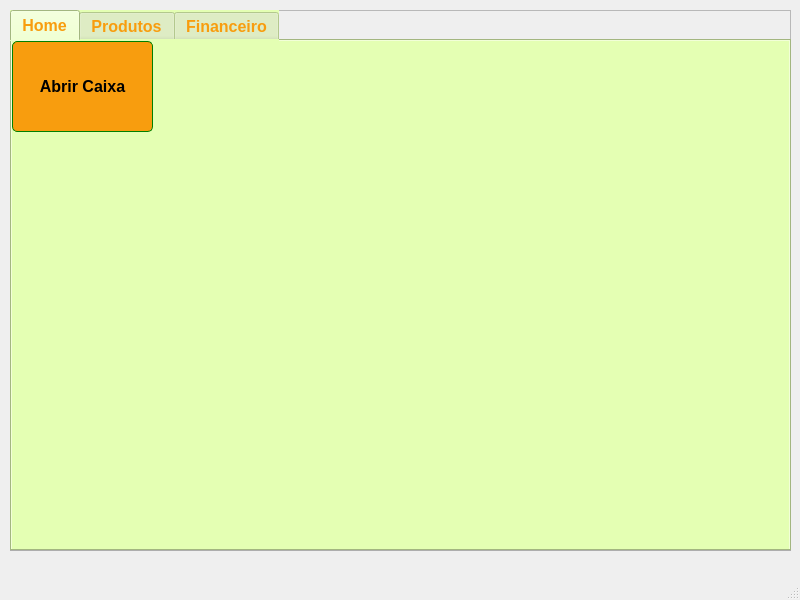
<?xml version="1.0" encoding="UTF-8"?>
<ui version="4.0">
 <class>MainWindow</class>
 <widget class="QMainWindow" name="MainWindow">
  <property name="geometry">
   <rect>
    <x>0</x>
    <y>0</y>
    <width>800</width>
    <height>600</height>
   </rect>
  </property>
  <property name="windowTitle">
   <string>MainWindow</string>
  </property>
  <widget class="QWidget" name="centralwidget">
   <widget class="QFrame" name="sistema">
    <property name="geometry">
     <rect>
      <x>10</x>
      <y>10</y>
      <width>781</width>
      <height>541</height>
     </rect>
    </property>
    <property name="frameShape">
     <enum>QFrame::Shape::StyledPanel</enum>
    </property>
    <property name="frameShadow">
     <enum>QFrame::Shadow::Raised</enum>
    </property>
    <widget class="QTabWidget" name="tabWidget">
     <property name="geometry">
      <rect>
       <x>0</x>
       <y>0</y>
       <width>781</width>
       <height>541</height>
      </rect>
     </property>
     <property name="sizeIncrement">
      <size>
       <width>0</width>
       <height>13</height>
      </size>
     </property>
     <property name="font">
      <font>
       <pointsize>12</pointsize>
       <bold>true</bold>
      </font>
     </property>
     <property name="styleSheet">
      <string notr="true">color: rgb(248, 157, 14);
background-color: rgb(228, 255, 179);</string>
     </property>
     <property name="currentIndex">
      <number>0</number>
     </property>
     <widget class="QWidget" name="tab">
      <attribute name="title">
       <string>Home</string>
      </attribute>
      <widget class="QPushButton" name="pushButton">
       <property name="enabled">
        <bool>false</bool>
       </property>
       <property name="geometry">
        <rect>
         <x>0</x>
         <y>0</y>
         <width>141</width>
         <height>91</height>
        </rect>
       </property>
       <property name="sizeIncrement">
        <size>
         <width>20</width>
         <height>0</height>
        </size>
       </property>
       <property name="font">
        <font>
         <pointsize>12</pointsize>
         <bold>true</bold>
        </font>
       </property>
       <property name="focusPolicy">
        <enum>Qt::FocusPolicy::ClickFocus</enum>
       </property>
       <property name="toolTip">
        <string>&lt;html&gt;&lt;head/&gt;&lt;body&gt;&lt;p&gt;&lt;br/&gt;&lt;/p&gt;&lt;/body&gt;&lt;/html&gt;</string>
       </property>
       <property name="whatsThis">
        <string>&lt;html&gt;&lt;head/&gt;&lt;body&gt;&lt;p&gt;&lt;br/&gt;&lt;/p&gt;&lt;/body&gt;&lt;/html&gt;</string>
       </property>
       <property name="styleSheet">
        <string notr="true">border: 1px solid green;
border-radius: 5px;
color: rgb(0, 0, 0);
background-color: rgb(248, 157, 14);</string>
       </property>
       <property name="text">
        <string>Abrir Caixa</string>
       </property>
       <property name="icon">
        <iconset>
         <normaloff>../../Lanchonete/2751464.png</normaloff>../../Lanchonete/2751464.png</iconset>
       </property>
       <property name="iconSize">
        <size>
         <width>50</width>
         <height>50</height>
        </size>
       </property>
       <property name="shortcut">
        <string/>
       </property>
       <property name="checkable">
        <bool>false</bool>
       </property>
      </widget>
     </widget>
     <widget class="QWidget" name="tab_2">
      <attribute name="title">
       <string>Produtos</string>
      </attribute>
     </widget>
     <widget class="QWidget" name="tab_3">
      <attribute name="title">
       <string>Financeiro</string>
      </attribute>
     </widget>
    </widget>
   </widget>
  </widget>
  <widget class="QMenuBar" name="menubar">
   <property name="geometry">
    <rect>
     <x>0</x>
     <y>0</y>
     <width>800</width>
     <height>22</height>
    </rect>
   </property>
  </widget>
  <widget class="QStatusBar" name="statusbar"/>
 </widget>
 <resources/>
 <connections/>
</ui>
